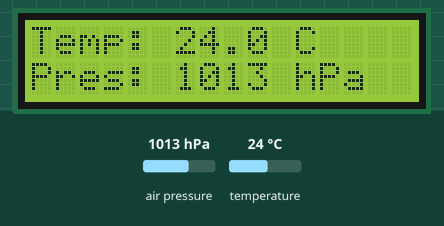
The sketch below on a simulated Arduino Uno, built with avr-gcc and run on an emulated ATmega328P. Shown: 16×2 character LCD. The inputs (shaded band) are chosen by the test bench; at power-on: air pressure 1013 hPa, temperature 24 °C. What the sketch prints to the serial monitor is not drawn.

Above: at 2.2 s.
2.3 s: air pressure set to 952 hPa
At 3.9 s:
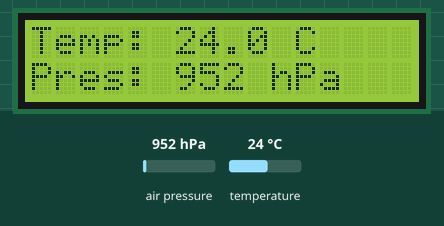
5.0 s: temperature set to 12 °C
At 6.6 s:
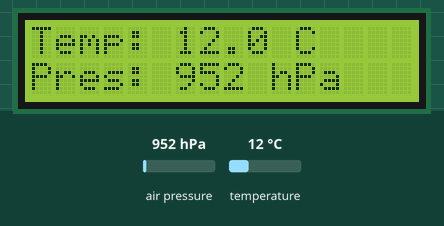
7.7 s: air pressure set to 975 hPa
At 10.4 s:
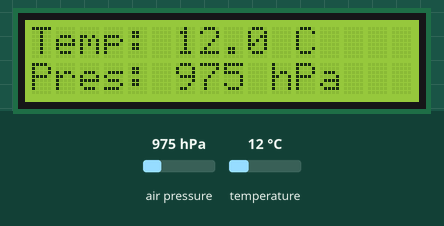
10.7 s: temperature set to 19 °C
At 12.2 s:
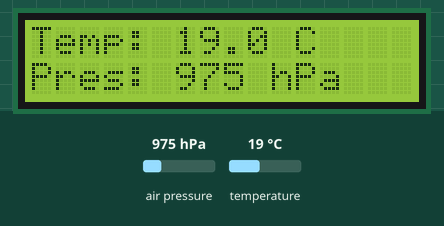
Timing chart, 0 to 13.7 s (numbered marks = the images above; inputs shaded):
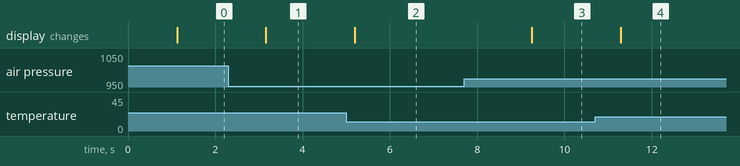

Measured:
- after the input at 2.3 s, the display: changes after 0.86 s (image 1)
- after the input at 5.0 s, the display: changes after 0.19 s (image 2)
- after the input at 7.7 s, the display: changes after 1.6 s (image 3)
- after the input at 10.7 s, the display: changes after 0.58 s (image 4)

The sketch:

SensorPantallaI2C.ino
```cpp
#include <Wire.h>
#include <Adafruit_BMP280.h>
#include <LiquidCrystal_I2C.h>

Adafruit_BMP280 bmp;


LiquidCrystal_I2C lcd(0x27, 16, 2);

void setup() {
  Serial.begin(9600);

  lcd.init();
  lcd.backlight();
  lcd.setCursor(0, 0);
  lcd.print("Inicializando...");


  if (!bmp.begin(0x76)) {
    Serial.println("No se encontró BMP280");
    lcd.clear();
    lcd.print("BMP280 ERROR");
    while (1);
  }

  lcd.clear();
  lcd.print("BMP280 listo");
  delay(1000);
}

void loop() {
  float temperatura = bmp.readTemperature();
  float presion = bmp.readPressure() / 100.0F;

  Serial.print("Temp: ");
  Serial.print(temperatura);
  Serial.print(" *C  |  ");
  Serial.print("Presion: ");
  Serial.print(presion);
  Serial.println(" hPa");


  lcd.clear();
  lcd.setCursor(0, 0);
  lcd.print("Temp: ");
  lcd.print(temperatura, 1);
  lcd.print(" C");

  lcd.setCursor(0, 1);
  lcd.print("Pres: ");
  lcd.print(presion, 0);
  lcd.print(" hPa");

  delay(2000);
}
```
